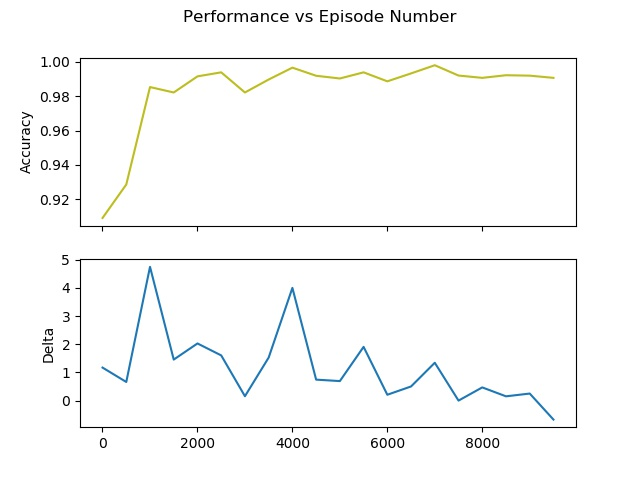

Source code (Python):
"""
    CartPole actions are modelled as binary 
    actions (left & right), and CartPole 
    has discrete action space. The 'epsilon' 
    value is used to balance 'Exploration' 
    vs 'Exploitation.'"""


import gym
import argparse
import numpy as np
import matplotlib.pyplot as plt
from IPython import display as i_python_display


class MyEnvironment:
    def __init__(self, environment_name: str, action = None, observation = None) -> None:
        self.environment_name = environment_name
        self.environment = gym.make(self.environment_name)
        self.action = action
        self.observation = observation

        if 'CartPole' in self.environment_name:
            self.n_bins = 20
            self.bins = [np.linspace(-4.8, 4.8, self.n_bins), \
                np.linspace(-4, 4, self.n_bins), \
                    np.linspace(-0.418, 0.418, self.n_bins), \
                        np.linspace(-4, 4, self.n_bins)]


    def get_environment_name(self) -> str: 
        """Returns the name of the environment"""
        return self.environment.unwrapped.spec.id 

    def get_action_space(self):
        return self.environment.action_space

    def get_action_space_length(self):
        if 'CartPole' in self.environment_name:
            return 2

        return self.environment.action_space.n


    def get_observation_space(self):
        return self.environment.observation_space
    
    def get_observation_space_length(self):
        if 'CartPole' in self.environment_name:
            return [self.n_bins+1] \
                * len(self.environment.observation_space.high)

        return [self.environment.horizon + 1]


    def set_observation(self, observation) -> None:
        self.observation = observation
        if 'CartPole' in self.environment_name:
            # discretize the observation
            observation_index = []
            for i in range(len(self.get_observation_space().high)):
                observation_index.append(np.digitize(self.observation[i], \
                    self.bins[i]) - 1)  # subtract 1 to convert bin into index 

            self.observation = tuple(observation_index)


    def display_environment(self):
        plt.imshow(self.environment.render(mode = 'rgb_array'))

    def reset(self):
        return self.environment.reset()

    def step(self):
        return self.environment.step(self.action)

    def render(self):
        return self.environment.render()

    def close(self):
        self.environment.close()



class Agent:
    def __init__(self, action_space: gym.spaces.Discrete, action_space_length, \
        observation_space: gym.spaces.Discrete, observation_space_length, \
            n_episodes: int, learning_rate: float, gamma: float):
        
        self.action_space = action_space 
        self.action_space_length = action_space_length
        self.observation_space = observation_space
        self.observation_space_length = observation_space_length 
        self.n_episodes = n_episodes 
        self.epsilon = np.exp(-5 * np.linspace(0, 1, n_episodes)) 

        self.q_table = np.random.uniform(low = -2, high = 0, \
            size = (self.observation_space_length + [self.action_space_length]))

        self.learning_rate = learning_rate
        self.gamma = gamma 

    
    def act(self, observation: int, episode_number: int) -> int:
        """
            Returns an action based on 'epsilon 
            greedy condition,' i.e., returns a 
            uniformly sampled random action from 
            the action space if the random number 
            generated is less than epsilon, else, 
            the action that has the highest 
            Q-value in observation/ state."""

        if np.random.uniform(1.0, 0.0) < self.epsilon[episode_number]: 
            return self.action_space.sample()

        return np.argmax(self.q_table[observation]) 


    def update(self, observation: int, action: int, \
        next_observation: int, reward: float) -> float:
        """
            Estimates the optimal future Q-value
            i.e., the maximum Q-value in next
            observation, updates the Q-table and
            returns the change in Q-value."""

        q_value = self.q_table[observation][action]
        next_q_value_estimate = np.max(self.q_table[next_observation]) 
        temporal_difference_target = reward + self.gamma * next_q_value_estimate

        self.q_table[observation][action] \
            += self.learning_rate * (temporal_difference_target - q_value)
        
        return self.q_table[observation][action] - q_value



def plot_statistics(running_accuracy, running_delta):
    step_size = round(n_episodes/20)
    x = np.arange(1, n_episodes, step_size)
    markers = ["C8-","C20"]
    fig, (ax1, ax2) = plt.subplots(2, sharex = True)
    fig.suptitle('Performance vs Episode Number')
    ax1.plot(x, running_accuracy[1: -1: step_size], markers[0])
    ax1.set(ylabel = 'Accuracy')
    ax2.plot(x, running_delta[1: -1: step_size], markers[1])
    ax2.set(ylabel = 'Delta')
    plt.savefig('cartpole_q_learning.jpg')
    plt.show()



def main():
    np.random.seed(111989)
    
    # display once in every 100 episodes 
    DISPLAY_FREQUENCY = 100 

    # create and reset environment
    environment = MyEnvironment('CartPole-v1')
    environment.reset()

    # get inputs for agent from the environment
    action_space = environment.get_action_space()
    action_space_length = environment.get_action_space_length()
    observation_space = environment.get_observation_space()
    observation_space_length = environment.get_observation_space_length()

    # create agent
    agent = Agent(action_space, action_space_length, observation_space, \
        observation_space_length, n_episodes, learning_rate, gamma)

    # display the environment
    environment.display_environment()

    # initialize performance indicators
    running_length = 5 
    running_delta, running_accuracy = [], [] 



    render_gym = True
    for episode_index in range(n_episodes):
        """
            Track the number of episodes completed
            (episode_count), the number of actions 
            that yield maximum reward or successes
            (optimal_actions), cumulative reward 
            and delta update of the Q-table."""

        episode_count = 1 
        optimal_actions = 0  
        delta_update = [] 

        # get the initial observation 
        observation = environment.reset()
        environment.set_observation(observation)
        observation = environment.observation 



        done = False
        while not done:
            # display performance
            if episode_index % DISPLAY_FREQUENCY == 0:
                if render_gym and ('CartPole' in environment.environment_name):
                    environment.display_environment()
                    i_python_display.clear_output(wait = True)
                    i_python_display.display(plt.gcf())



            action = agent.act(observation, episode_index) 
            environment.action = action
            next_observation, reward, done, _ = environment.step()
            environment.set_observation(next_observation)
            next_observation = environment.observation

            delta_update.append(agent.update(observation, action, \
                next_observation, reward)) 

            observation = next_observation 

        

            optimal_actions += int(reward > 0.0)
            episode_count += 1



        # compute performance statistics and display performance
        running_delta.append(sum(delta_update).item()) # latest update
        running_accuracy.append(optimal_actions/episode_count) # latest accuracy

        print('episode = {}, epsilon = {}, cumulative delta = {}, accuracy = {} \n'\
            .format(episode_index, agent.epsilon[episode_index], \
                running_delta[episode_index], running_accuracy[-1]))

        if (episode_index >= n_episodes + running_length ) or \
            (all([accuracy == 1.0 for accuracy in running_accuracy]) and \
                all([delta < 0.0001 for delta in running_delta]) and \
                    episode_index >= running_length): break



    i_python_display.clear_output(wait = True)
    environment.close() 

    # plot performance statistics
    plot_statistics(running_accuracy, running_delta)


    

if __name__ == "__main__":
    
    #parse input arguments
    parser = argparse.ArgumentParser()
    parser.add_argument('--episodes', type = int, default = 10000, \
        help = 'Number of steps in epsilon log-space, or iterations')
    parser.add_argument('--alpha', type = float, default = 0.1, \
        help = 'Learning rate')
    parser.add_argument('--gamma', type = float, default = 0.95, \
        help = 'Gamma parameter')
    
    args = vars(parser.parse_args())
    n_episodes = int(args['episodes'])
    learning_rate = float(args['alpha'])
    gamma = float(args['gamma'])


    main()
